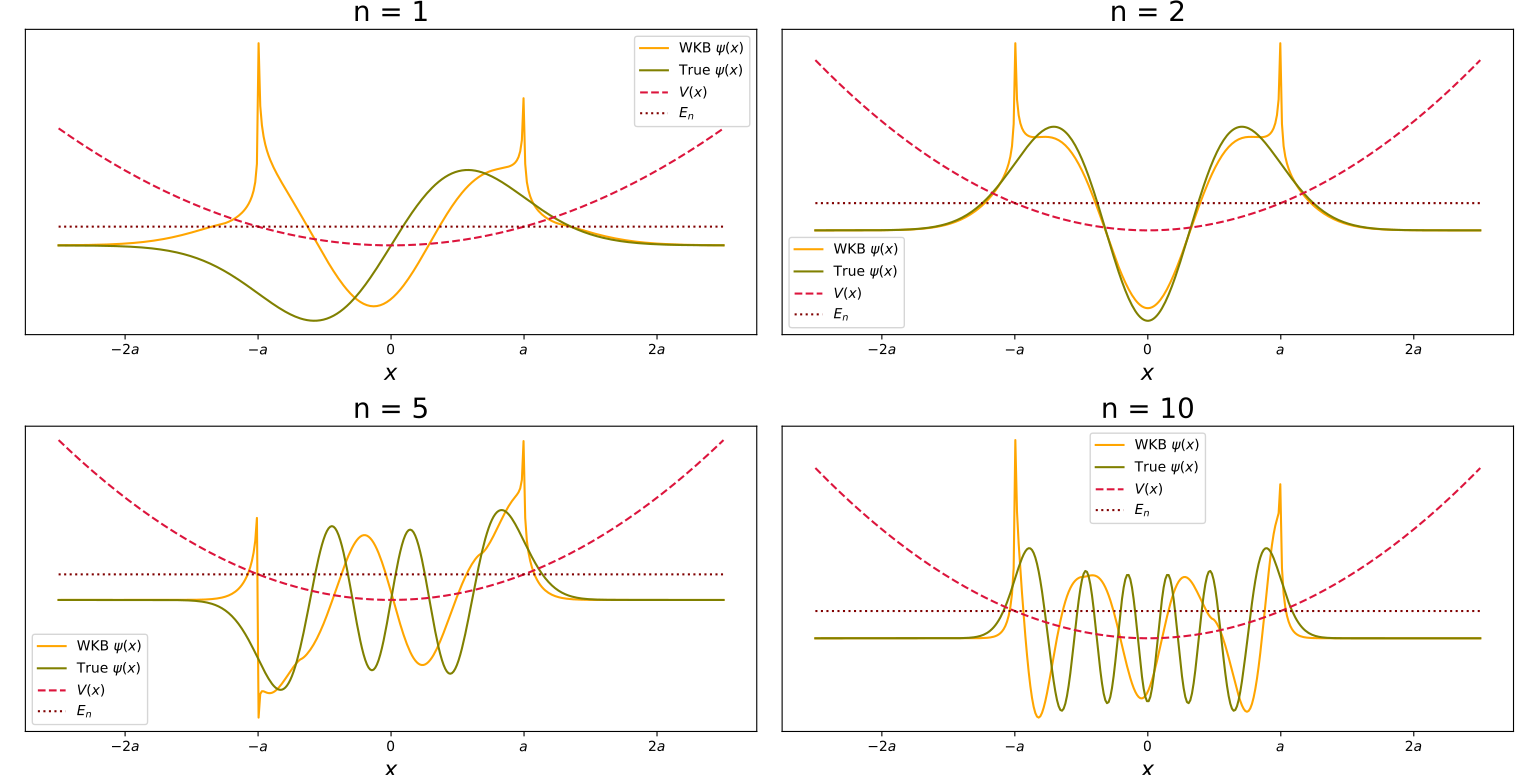

Reproduce this figure in Python.
import numpy as np
from matplotlib import pyplot as plt
from math import factorial
from scipy import integrate
from scipy import special

hbar = 1.
m = 1.
w = 1.

def E(n):
    return (2 * n + 1) * w * hbar / 2

def H_n(x, n=2):
    return special.eval_hermite(n, x)

def V(x):
    return m * w**2 * x**2 / 2

def p(x, n=2):
    return np.sqrt(2 * m * (np.abs(E(n) - V(x))))

def psi_n_wkb(x, n=2):
    if x<-a:
        return (1 / np.sqrt(p(x, n=n))) * np.exp(-integrate.quad(p, x, -a)[0])
    elif -a<x and x<a:
        return (2 / np.sqrt(p(x, n=n))) * np.sin(integrate.quad(p, x, a)[0] + np.pi / 4)
    else:
        return (1 / np.sqrt(p(x, n=n))) * np.exp(-integrate.quad(p, a, x)[0])

def psi_n_true(x, n=2):
    return (1 / np.sqrt(2**n * factorial(n))) \
        * (m * w / (np.pi * hbar))**(1/4) \
        * np.exp(-m * w * x**2 / (2 * hbar)) \
        * H_n(np.sqrt(m * w / hbar) * x, n=n)

### plot wfn ###
fig, ax = plt.subplots(nrows=2, ncols=2, figsize=(12,12))
ax = ax.flatten()

for i,n in enumerate([1, 2, 5, 10]):
    a = np.sqrt(2 * E(n) / m) / w
    x_vec = np.linspace(-2.5 * a, 2.5 * a, 400)

    psi_n_wkb_vec = np.array([psi_n_wkb(x, n=n) for x in x_vec])
    psi_n_wkb_vec = psi_n_wkb_vec / np.sqrt(integrate.trapz(psi_n_wkb_vec**2, x_vec)) # normalize
    psi_n_true_vec = np.array([psi_n_true(x, n=n) for x in x_vec])
    psi_n_true_vec = psi_n_true_vec / np.sqrt(integrate.trapz(psi_n_true_vec**2, x_vec)) # normalize

    ax[i].plot(x_vec, psi_n_wkb_vec, color='orange', label=r'WKB $\psi(x)$')
    ax[i].plot(x_vec, psi_n_true_vec, color='olive', label=r'True $\psi(x)$')
    ax[i].plot(x_vec, V(x_vec) / np.max(V(x_vec)), '--', color='crimson', label=r'$V(x)$')
    ax[i].plot(x_vec, E(n) / np.max(V(x_vec)) *np.ones_like(x_vec), ':', color='maroon', label=r'$E_n$')

    ax[i].set_xlabel(r'$x$', fontsize=16)
    ax[i].set_xticks([-2*a, -a, 0, a, 2*a])
    ax[i].set_xticklabels([r'$-2a$', r'$-a$', r'$0$', r'$a$', r'$2a$'])
    ax[i].set_yticks([])
    ax[i].set_title(f'n = {n}', fontsize=20)
    ax[i].legend(fontsize=10)
plt.tight_layout()
fig.subplots_adjust(hspace=0.3)
plt.show()
